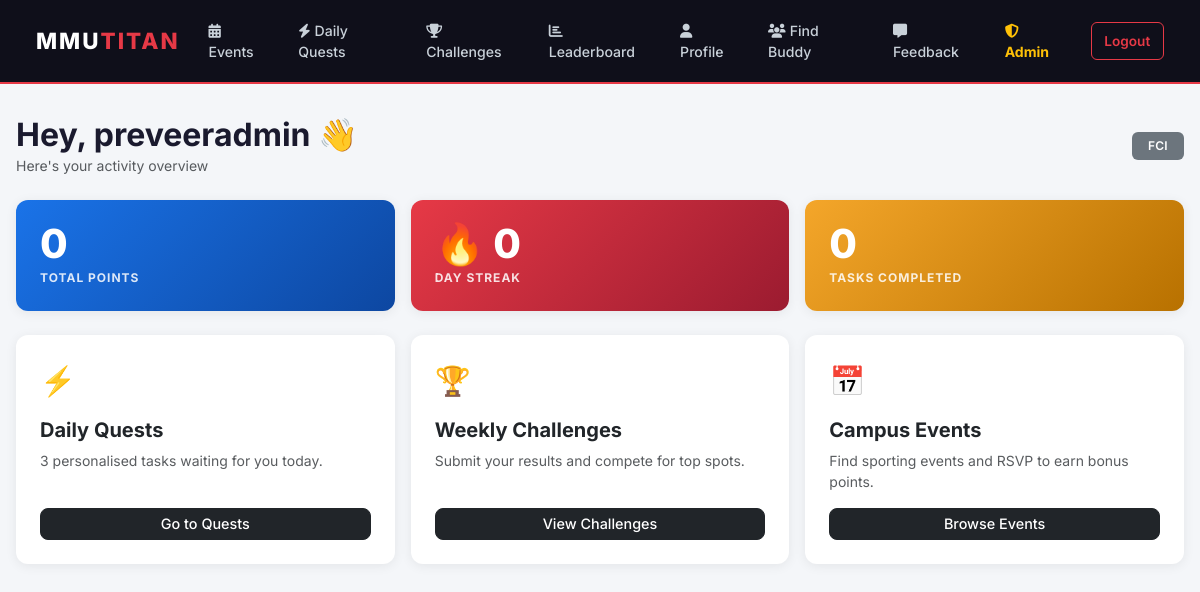
The app's page / (signed in) with its own data.
### mmutitan/models.py (models this page shows)
class User(db.Model, UserMixin):
    id = db.Column(db.Integer, primary_key=True)
    name = db.Column(db.String(100), nullable=False)
    email = db.Column(db.String(120), unique=True, nullable=False)
    password = db.Column(db.String(200), nullable=False)
    faculty = db.Column(db.String(50), nullable=False)
    sport_preferences = db.Column(db.String(200), default="")
    profile_photo = db.Column(db.String(20), nullable=False, default='default.jpg')
    points = db.Column(db.Integer, default=0)
    streak = db.Column(db.Integer, default=0)
    is_admin = db.Column(db.Boolean, default=False)
    is_banned = db.Column(db.Boolean, default=False)
    reset_token = db.Column(db.String(100), nullable=True)
    reset_token_expiry = db.Column(db.DateTime, nullable=True)
    availability_days = db.Column(db.String(100), nullable=True)   # e.g. "Mon,Wed,Fri"
    availability_time = db.Column(db.String(20), nullable=True)    # "Morning", "Afternoon", "Evening"
    rsvps = db.relationship('RSVP', backref='user_ref', lazy=True, cascade="all, delete-orphan")
    usertasks = db.relationship('UserTask', backref='user_ref', lazy=True, cascade="all, delete-orphan")
    submissions = db.relationship('Submission', backref='user_ref', lazy=True, cascade="all, delete-orphan")
    point_history = db.relationship('Point', backref='user_ref', lazy=True, cascade="all, delete-orphan")
    streak_history = db.relationship('Streak', backref='user_ref', lazy=True, cascade="all, delete-orphan")
    feedbacks = db.relationship('Feedback', backref='user_ref', lazy=True, cascade="all, delete-orphan")
    sent_requests = db.relationship('BuddyRequest', foreign_keys='BuddyRequest.sender_id',
                                    backref='sender', lazy=True, cascade="all, delete-orphan")
    received_requests = db.relationship('BuddyRequest', foreign_keys='BuddyRequest.receiver_id',
                                        backref='receiver', lazy=True, cascade="all, delete-orphan")

### mmutitan/app.py (the view)
    @app.route('/')
    def home():
        if current_user.is_authenticated:
            return render_template('dashboard.html', title='Dashboard')
        return render_template('home.html')

### mmutitan/models.py (called while the page is built)
@login_manager.user_loader
def load_user(user_id):
    return User.query.get(int(user_id))

### mmutitan/templates/dashboard.html
{% extends "base.html" %}
{% block content %}
<div class="d-flex justify-content-between align-items-center mb-4">
    <div>
        <h2 class="fw-bold mb-0">Hey, {{ current_user.name.split()[0] }} 👋</h2>
        <p class="text-muted small mb-0">Here's your activity overview</p>
    </div>
    <span class="badge bg-secondary px-3 py-2">{{ current_user.faculty }}</span>
</div>
<div class="row g-3 mb-4">
    <div class="col-6 col-md-4">
        <div class="card stat-card" style="background:linear-gradient(135deg,#1a73e8,#0d47a1);">
            <div class="stat-number">{{ current_user.points }}</div>
            <div class="stat-label">Total Points</div>
        </div>
    </div>
    <div class="col-6 col-md-4">
        <div class="card stat-card" style="background:linear-gradient(135deg,#e63946,#9b1b30);">
            <div class="stat-number">🔥 {{ current_user.streak }}</div>
            <div class="stat-label">Day Streak</div>
        </div>
    </div>
    <div class="col-6 col-md-4">
        <div class="card stat-card" style="background:linear-gradient(135deg,#f4a62a,#b87100);">
        <div class="stat-number">{{ current_user.usertasks|selectattr('status','equalto','Completed')|list|length }}</div>
        <div class="stat-label">Tasks Completed</div>
        </div>
    </div>
</div>
<div class="row g-3">
    <div class="col-md-4">
        <div class="card h-100 p-4">
            <div class="mb-3" style="font-size:1.8rem;">⚡</div>
            <h5 class="fw-bold">Daily Quests</h5>
            <p class="text-muted small">3 personalised tasks waiting for you today.</p>
            <a href="{{ url_for('daily_tasks') }}" class="btn btn-dark btn-sm mt-auto">Go to Quests</a>
        </div>
    </div>
    <div class="col-md-4">
        <div class="card h-100 p-4">
            <div class="mb-3" style="font-size:1.8rem;">🏆</div>
            <h5 class="fw-bold">Weekly Challenges</h5>
            <p class="text-muted small">Submit your results and compete for top spots.</p>
            <a href="{{ url_for('student_challenges') }}" class="btn btn-dark btn-sm mt-auto">View Challenges</a>
        </div>
    </div>
    <div class="col-md-4">
        <div class="card h-100 p-4">
            <div class="mb-3" style="font-size:1.8rem;">📅</div>
            <h5 class="fw-bold">Campus Events</h5>
            <p class="text-muted small">Find sporting events and RSVP to earn bonus points.</p>
            <a href="{{ url_for('list_events') }}" class="btn btn-dark btn-sm mt-auto">Browse Events</a>
        </div>
    </div>
</div>
{% endblock %}

### mmutitan/templates/base.html (style rules this page uses)
body { font-family: 'Inter', sans-serif; background-color: #f4f6f9; color: #1a1a2e; }
.card { border: none; border-radius: 12px; box-shadow: 0 2px 12px rgba(0,0,0,0.07); }
.btn { border-radius: 8px; font-weight: 500; font-size: 0.9rem; }
.badge { font-weight: 600; letter-spacing: 0.3px; border-radius: 6px; font-size: 0.75rem; }
.stat-card { border-radius: 12px; padding: 1.5rem; color: #fff; border: none; }
.stat-card .stat-number { font-size: 2.5rem; font-weight: 800; line-height: 1; }
.stat-card .stat-label { font-size: 0.75rem; font-weight: 700; letter-spacing: 1px; text-transform: uppercase; opacity: 0.85; margin-top: 0.35rem; }

### records on screen
User: name "preveeradmin", faculty "FCI", points "0", streak "0"
